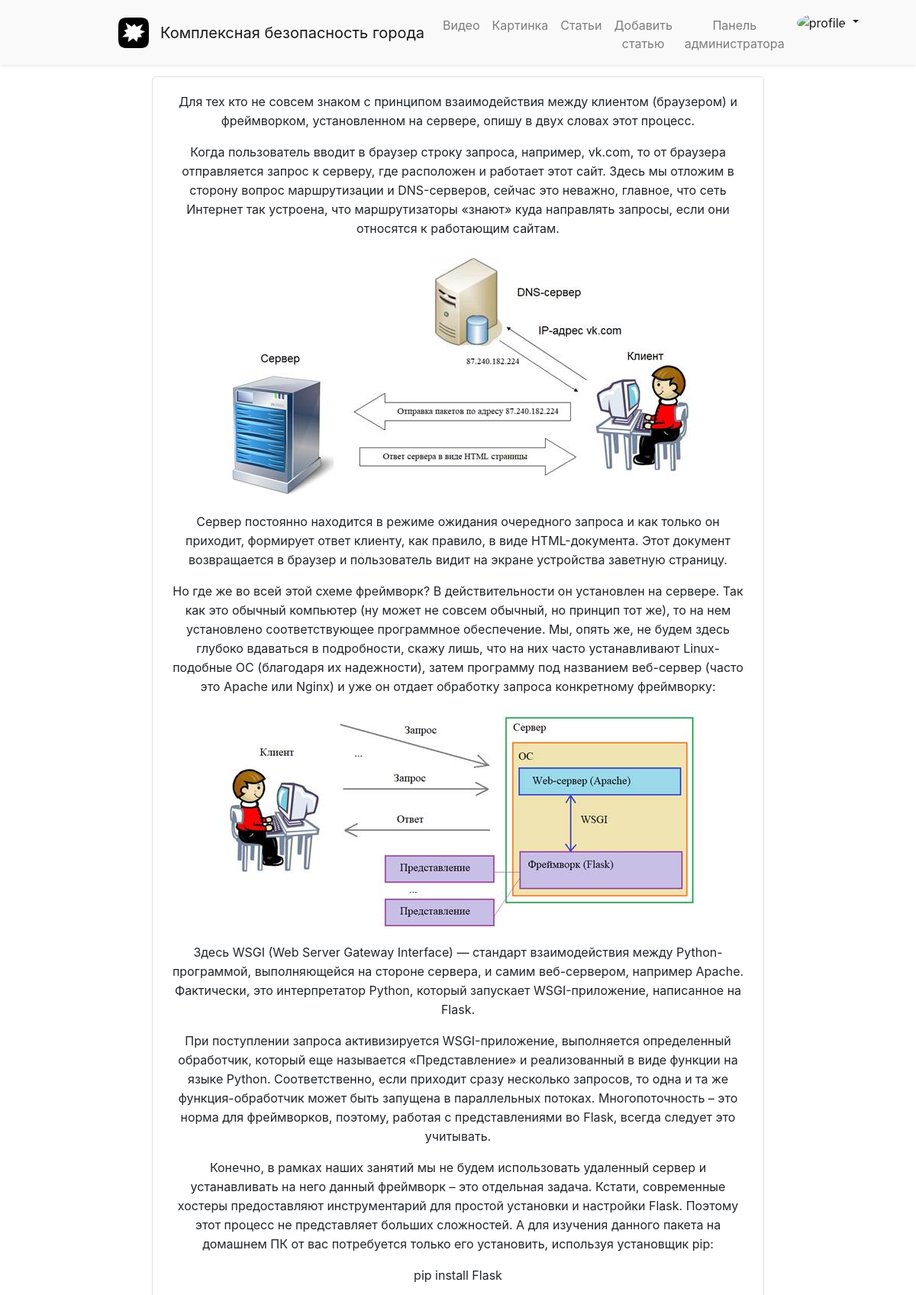
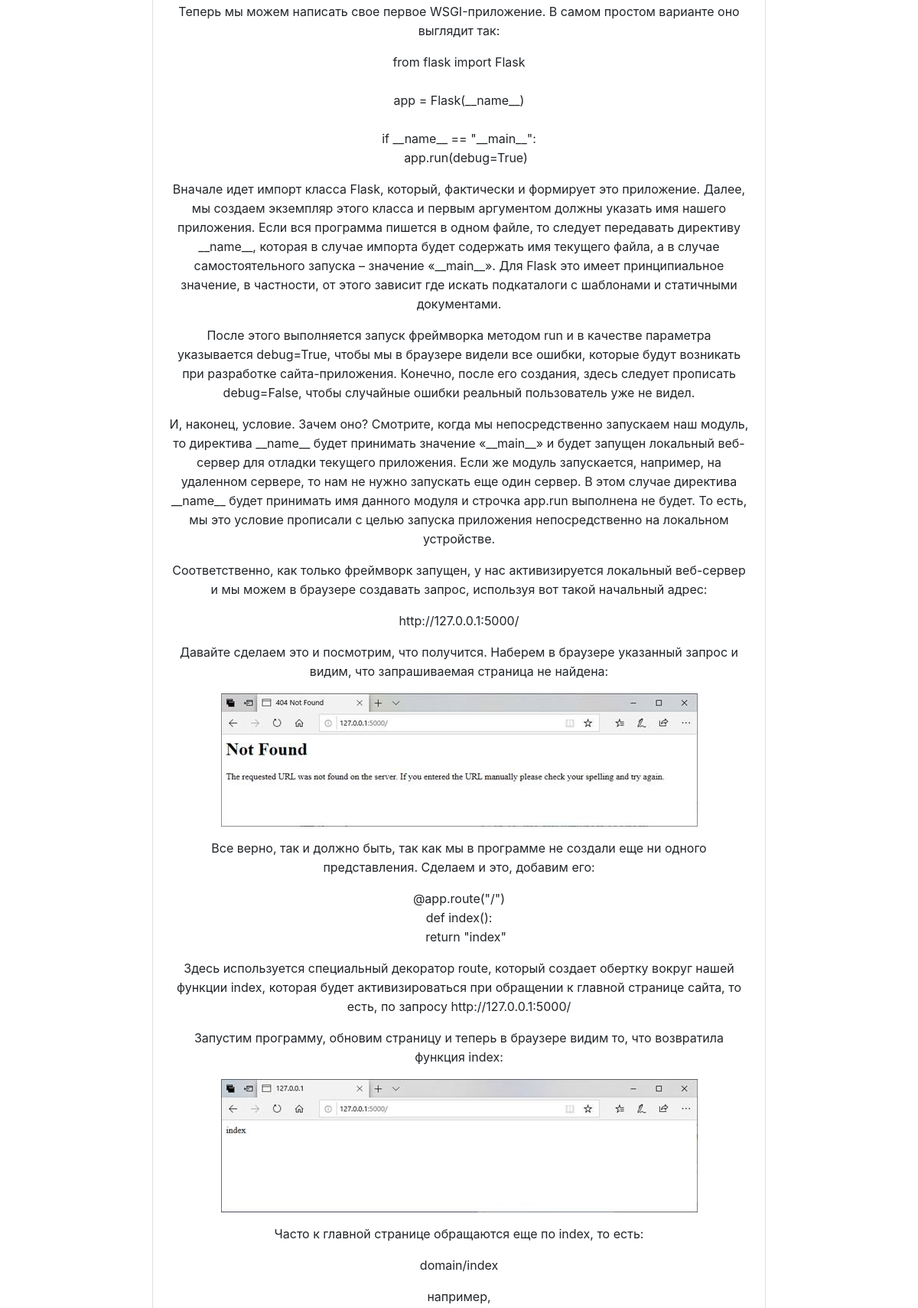
/post/framework-flask-intro2 (signed in, upper part), run on the app's committed database (2 pictures, top to bottom).
### flsite.py (models this page shows, shortened)
class Posts(db1.Model):
    id = db1.Column(db1.Integer, primary_key=True)
    title = db1.Column(db1.Text, nullable=False)
    text = db1.Column(db1.Text, nullable=False)
    url = db1.Column(db1.Text, nullable=False)
    time = db1.Column(db1.Integer, nullable=False)

### flsite.py (the view)
@app.route("/post/<alias>")
@login_required
def showPost(alias):
    title, post = dbase.getPost(alias)
    if not title:
        abort(404)
    return render_template('post.html', menu=dbase.getMenu(), title=title, post=post)

### FDataBase.py (called while the page is built)
    def getMenu(self):
        sql = '''SELECT * FROM mainmenu'''
        try:
            self.__cur.execute(sql)
            res = self.__cur.fetchall()
            if res: return res
        except:
            print("Ошибка чтения из БД")
        return []

    def getPost(self, alias):
        try:
            self.__cur.execute(f"SELECT title, text FROM posts WHERE url LIKE '{alias}' LIMIT 1")
            res = self.__cur.fetchone()
            if res:
                return res
        except sqlite3.Error as e:
            print("Ошибка получения статьи из БД "+str(e))
        return (False, False)

    def getUser(self, user_id):
        try:
            self.__cur.execute(f"SELECT * FROM users WHERE id = {user_id} LIMIT 1")
            res = self.__cur.fetchone()
            if not res:
                print("Пользователь не найден")
                return False
            return res
        except sqlite3.Error as e:
            print("Ошибка получения данных из БД "+str(e))
        return False

### UserLogin.py (called while the page is built)
    def fromDB(self, user_id, db):
        self.__user = db.getUser(user_id)
        return self

    def getAdmin(self):
        return self.__user['is_admin']

    def getName(self):
        return self.__user['name'] if self.__user else "Без имени"

### flsite.py (called while the page is built)
@login_manager.user_loader
def load_user(user_id):
    print("load_user")
    return UserLogin().fromDB(user_id, dbase)

def connect_db():
    conn = sqlite3.connect(app.config['DATABASE'])
    conn.row_factory = sqlite3.Row
    return conn

def get_db():
    if not hasattr(g, 'link_db'):
        g.link_db = connect_db()
    return g.link_db

@app.before_request
def before_request():
    global dbase
    db = get_db()
    dbase = FDataBase(db)

### templates/post.html (shortened to what this page needs)
{% extends 'base.html' %}
{% block content %}
<div class="col-md-9" style="margin-left: auto; margin-right: auto;">
    <div class="card" style="border-radius: 5px">
        <div class="card-body">
            {{ post | safe }}
        </div>
    </div>
</div>
{% endblock %}

### templates/base.html (shortened to what this page needs)
<!doctype html>
<html lang="en">
<head>
    <link rel="stylesheet" href="https://cdn.jsdelivr.net/npm/bootstrap@4.5.3/dist/css/bootstrap.min.css"
>
    <link rel="stylesheet" href="https://cdnjs.cloudflare.com/ajax/libs/font-awesome/4.7.0/css/font-awesome.min.css">
    <link type="text/css" href="{{ url_for('static', filename='css/styles.css')}}" rel="stylesheet"/>
</head>
<div class="mainmenu">
    <nav class="navbar navbar-expand-md navbar-light shadow-sm fixed-top"
         style="background-color: rgba(249, 249, 249, 0.9); padding-left: 155px; padding-right: 155px;">
        <img src="static/images/logo.png" width="40" height="40">
        <a class="navbar-brand" href="/" style="font-weight: 400; padding-left: 15px">Комплексная безопасность города</a>
        <div class="collapse navbar-collapse" id="navbarSupportedContent">
            <ul class="navbar-nav ml-auto">
                <li class="nav-item" style="padding-top: 5px">
                    <a class="nav-link" href="/video">Видео</a>
                </li>
                <li class="nav-item" style="padding-top: 5px">
                    <a class="nav-link" href="/photo">Картинка</a>
                </li>
                <li class="nav-item" style="padding-top: 5px">
                    <a class="nav-link" href="/post">Статьи</a>
                </li>
                {% if current_user.is_authenticated != False %}
                <li class="nav-item" style="padding-top: 5px">
                    <a class="nav-link" href="/add_post">Добавить статью</a>
                </li>
                {% if current_user.getAdmin() == 1 %}
                <li class="nav-item" style="padding-top: 5px">
                    <a class="nav-link" href="/admin">Панель администратора</a>
                </li>
                {% endif %}
                {% endif %}
                {% if current_user.is_authenticated != False %}
                <li class="nav-item dropdown active">
                    <a class="nav-link dropdown-toggle" href="#" id="navbarDropdown" role="button"
                       data-toggle="dropdown" aria-haspopup="true" aria-expanded="false">
                        <img src="{{ url_for('userava') }}" alt="profile"
                             class="rounded-circle" style="width: 2.0rem; height: 2.0rem">
                    </a>
                    {% endif %}
                </li>
            </ul>
        </div>
    </nav>
</div>
<body class="text-center">
<div class="container">
    {% block content -%}
    {% endblock -%}
</div>
</body>
</html>

### static/css/styles.css (style rules this page uses)
html, body { height: 100%; }
p { line-height: 25px; font-weight: 400; font-size: 16px; list-style: square; }
body { display: -ms-flexbox; -ms-flex-align: center; align-items: center; padding-top: 40px; padding-bottom: 40px; background-color: #fff; }
a { color: #0059b2; text-decoration: none; }
div.mainmenu { list-style: none; height: 60px; margin: 0; padding: 0; overflow: hidden; }

### data on the page
Posts: text "Для тех кто не совсем знаком с принципом взаимодействия между клиентом (браузером) и фреймворком, установленном на сервере, опишу в двух словах этот процесс. Когда пользователь вводит в браузер строку запроса, например, vk.com, то от браузера отправляется запрос к серверу, где расположен и работает этот сайт. Здесь мы отложим в сторону вопрос маршрутизации и DNS-серверов, сейчас это неважно, главное, что сеть Интернет так устроена, что маршрутизаторы «знают» куда направлять запросы, если они относятся к работающим сайтам. Сервер постоянно находится в режиме ожидания очередного запроса и как только он приходит, формирует ответ клиенту, как правило, в виде HTML-документа. Этот документ…", text (picture)
